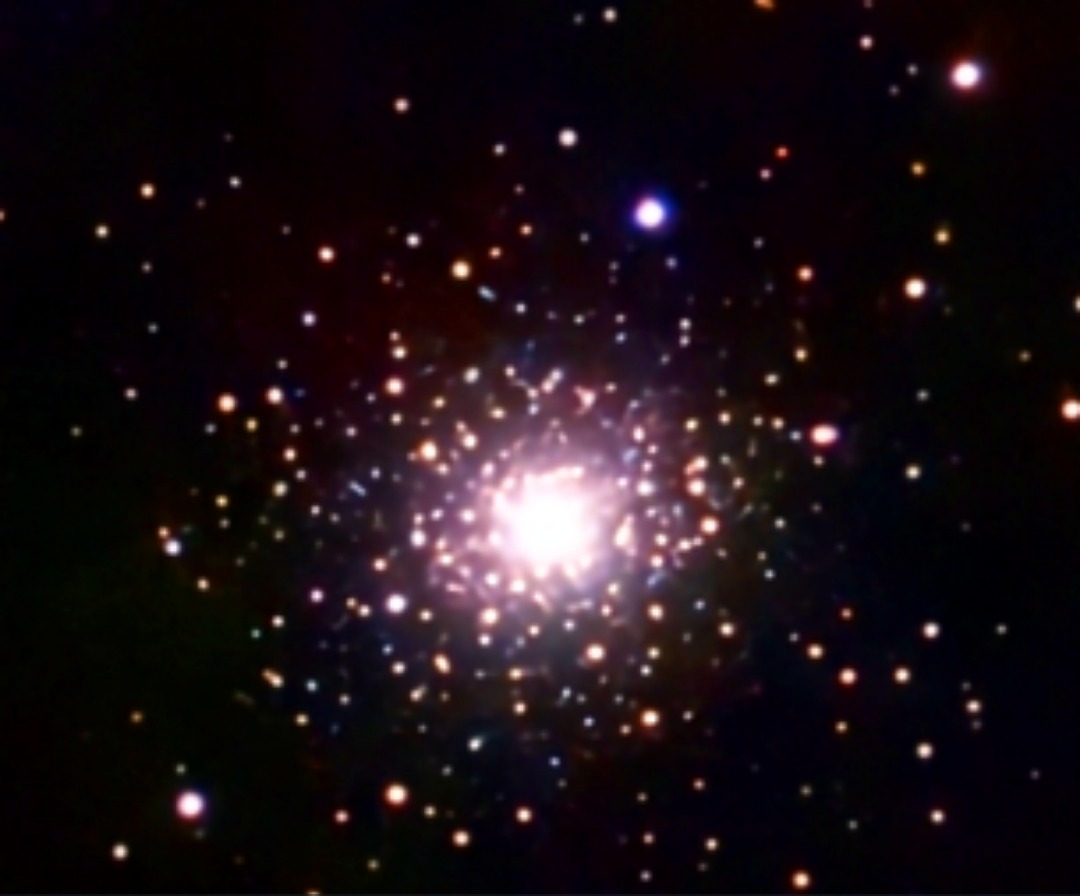
#> input picture data/M92_cropped.JPG, 1080 x 896 px, found by its file name
$ python m13_profile.py
#> lines starting #> are read from the running program, lines starting #| are printed output that depends on the picture
from photutils.detection import DAOStarFinder
from astropy.stats import sigma_clipped_stats
from skimage.restoration import richardson_lucy
from matplotlib import pyplot as plt
from pathlib import Path
import numpy as np
from matplotlib.pyplot import imread

def convert_to_grayscale(image):
    if image.ndim == 3:
        return 0.2989 * image[...,0] + 0.5870 * image[...,1] + 0.1140 * image[...,2]
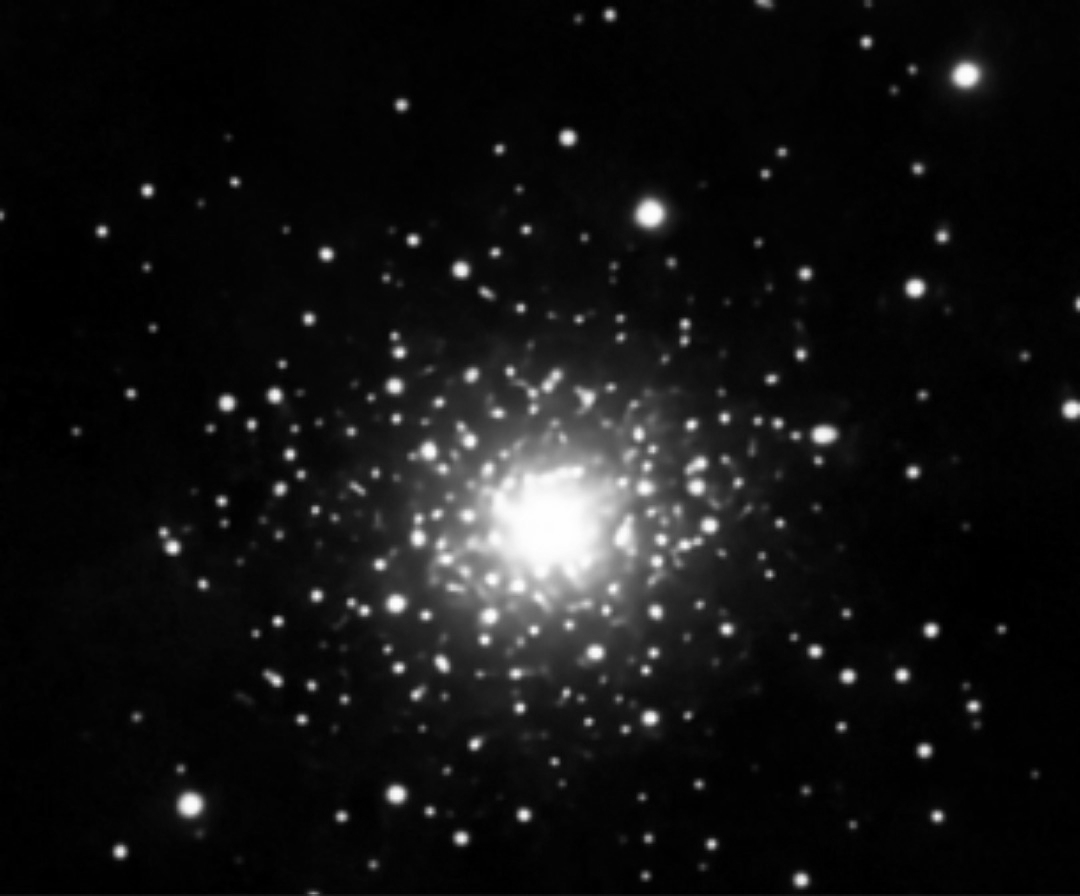
#> returned value: shape (896, 1080) float64; min 0, max 255, mean 19.4
    return image

def adaptive_threshold(image, sigma_level=4.0):
#> called with sigma_level = 4
    mean, median, std = sigma_clipped_stats(image, sigma=3.0)
#> mean = 4.81; median = 3.84; std = 3.47
    return median, std, median + sigma_level * std

def detect_sources(image, fwhm_guess=3.0, threshold_sigma=4.0):
    median, std, threshold = adaptive_threshold(image, sigma_level=threshold_sigma)
#> median = 3.84; std = 3.47; threshold = 17.74
#> (the run stopped early here; a loop or call above may not have finished)
